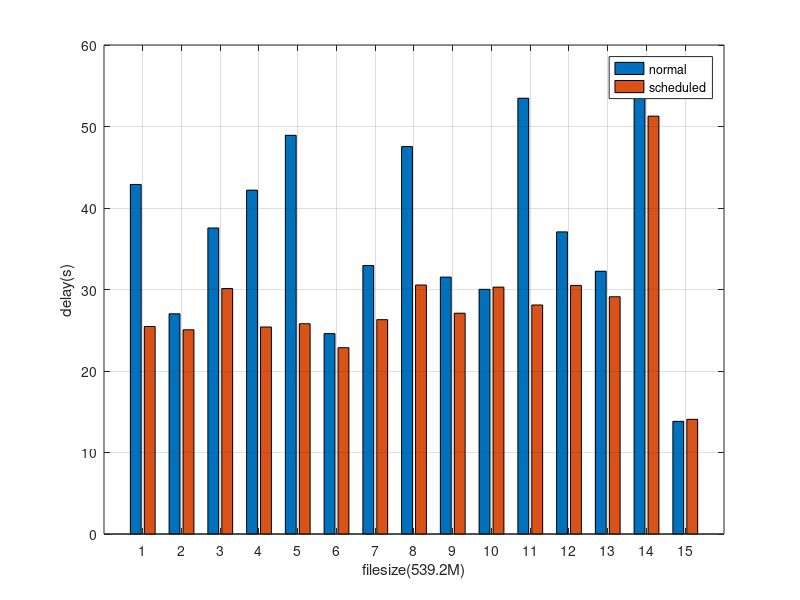

The MATLAB source for this figure:
normal = [378,370;411,377;402,387;389,391;];
scheduled2 = [834,784;796,760;811,762;732,714;842,762;815,765;773,812];
scheduled3 = [826,768;810,787;741,696;782,750;795,759;814,773;789,769;784,789;791,742;811,790;758,691;808,830;806,770];
erasurecode2 = [42.89,25.46;27.02,25.06;37.55,30.12;42.19,25.40;48.92,25.80;24.59,22.86;32.94,26.30;47.54,30.55;31.52,27.09;30.02,30.29;53.47,28.10;37.07,30.50;32.24,29.11;55.12,51.27;13.82,14.07;];
bar(erasurecode2);
xlabel('filesize(539.2M)');
ylabel('delay(s)');
legend({'normal','scheduled'});
grid on;